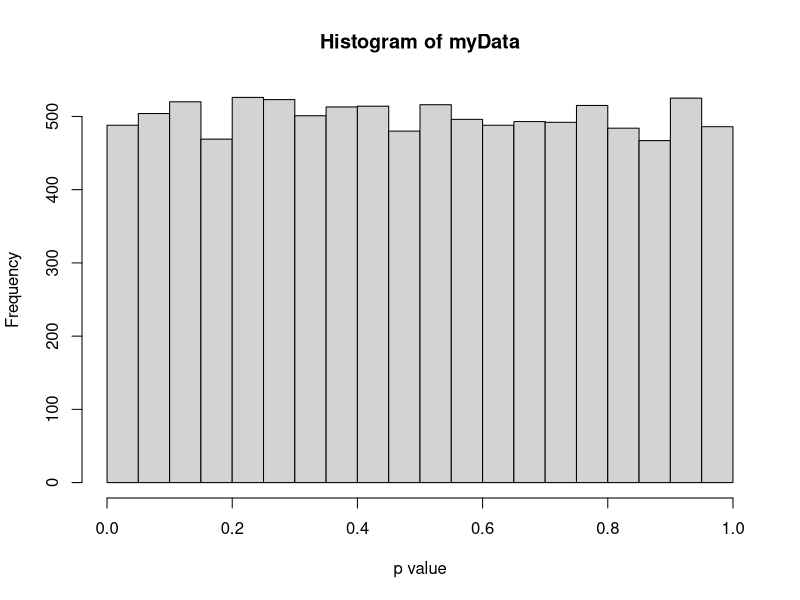
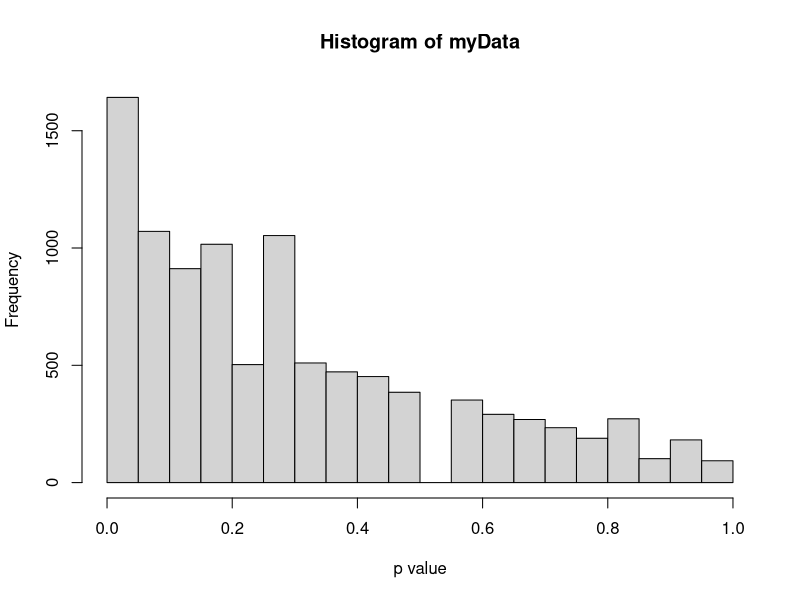
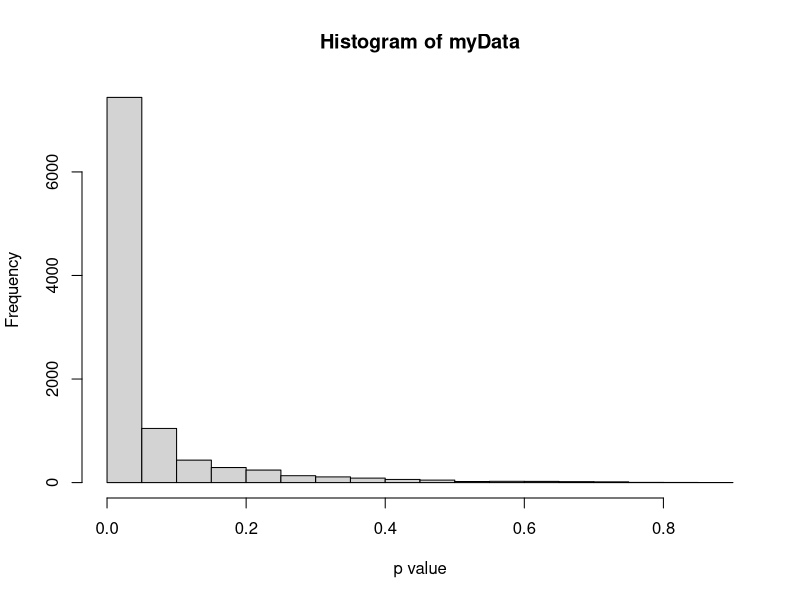
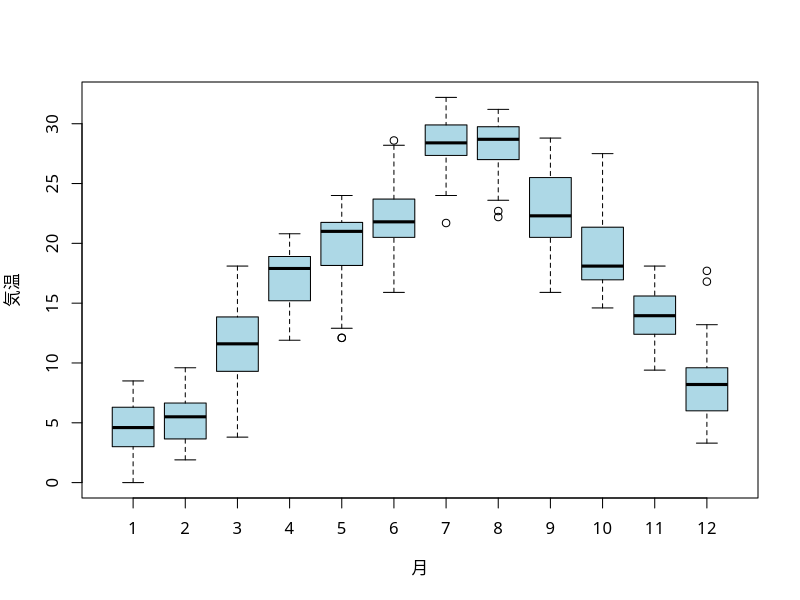
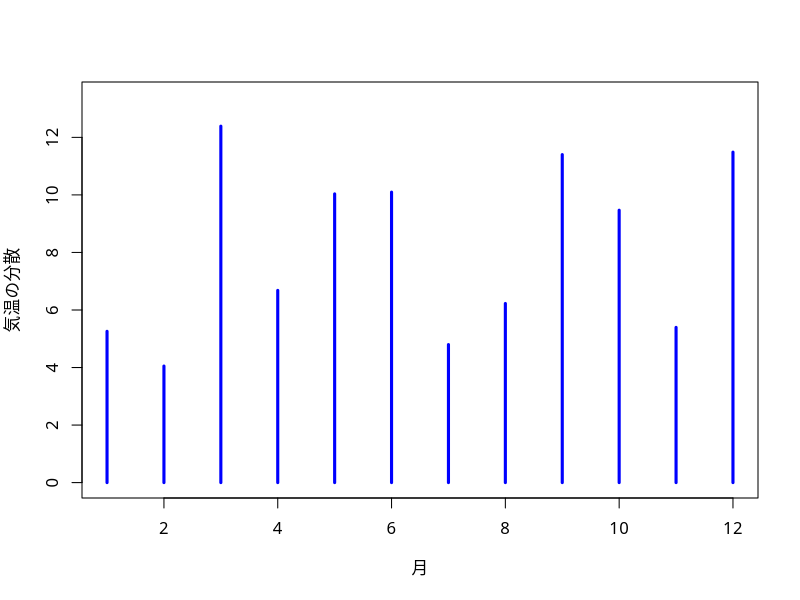
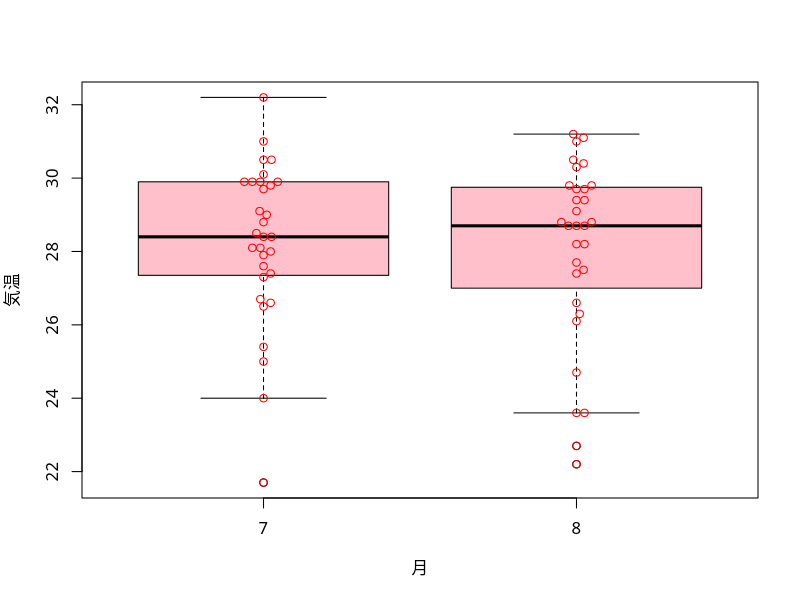
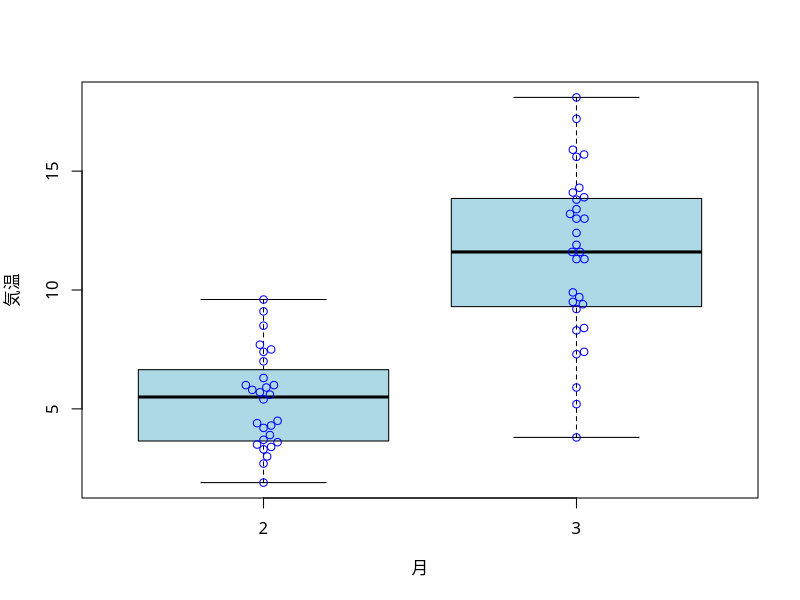
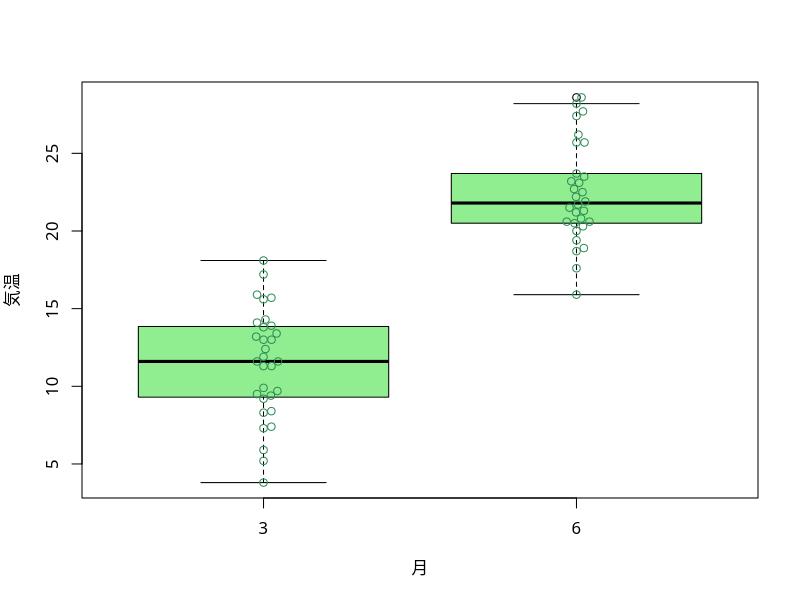

The R script that drew these images, in order:
### 第10回 演習問題解答例

### 練習1.1
### t検定のMonte-Carlo実験
n <- 10
mu0 <- 5
sd0 <- 3
mc <- 10000
alpha <- 0.05
myTrial <- function(n){ 
    result <- t.test(rnorm(n,mean=mu0,sd=sd0),mu=mu0)
    return(result$p.value)}
myData <- replicate(mc, myTrial(n))
hist(myData,xlab="p value") # p.valueの分布を見る
table(myData<alpha)/mc # alpha以下の結果の数を調べる=サイズ

### 練習1.2
### 視聴率の検定
### X は正規分布ではないが，nが十分大きい場合には
### 区間推定と同様に正規分布(自由度の大きなt分布)で近似される
n <- 600
mu0 <- 0.1 # 越えたい視聴率
mu1 <- 0.11 # 真の視聴率(11%)
x <- sample(0:1,n,replace=TRUE,prob=c(1-mu1,mu1))
table(x)
t.test(x,mu=mu0,alternative="greater")
## この設定でMonte-Carlo実験を行う
mc <- 10000
alpha <- 0.03 # 
myTrial <- function(n){ 
    x <- sample(0:1,n,replace=TRUE,prob=c(1-mu1,mu1))
    result <- t.test(x,mu=mu0,alternative="greater")
    return(result$p.value)}
myData <- replicate(mc, myTrial(n))
hist(myData,xlab="p value") # p.valueの分布を見る
table(myData<alpha)/mc # alpha以下のデータの数を調べる=検出力
## n を変えて実験してみる
n <- 5000
myData <- replicate(mc, myTrial(n))
hist(myData,xlab="p value") # p.valueの分布を見る
table(myData<alpha)/mc # alpha以下のデータの数を調べる=検出力

### 練習2.1
### 6月の気温の分散の検定
myData <- read.csv("data/tokyo_weather.csv",
                   fileEncoding="utf8")
par(family="HiraginoSans-W4") 
boxplot(気温~月,data=myData, col="lightblue")
mySummary <- aggregate(気温~月,data=myData,FUN=var)
plot(mySummary,type="h",col="blue",lwd=3,
     ylim=c(0,max(mySummary$気温)+1),ylab="気温の分散")
v0 <- mean(mySummary$気温) # sigma0^2
x <- subset(myData, subset=月==6, select=気温, drop=TRUE)
(n <- length(x)) # データ数
(chi2 <- (n-1)*var(x)/v0) # 検定統計量
(p <- 1-pchisq(chi2, df=n-1))
## 分散が最も大きな3月を検定してみる
x <- subset(myData, subset=月==3, select=気温, drop=TRUE)
(n <- length(x)) # データ数
(chi2 <- (n-1)*var(x)/v0) # 検定統計量
(p <- 1-pchisq(chi2, df=n-1))

### 練習3.1
### 7月と8月の気温の平均の差の検定
## install.packages("beeswarm") # consoleからinstallする場合
library(beeswarm) # boxplot上に散布図を表示するため
myData <- read.csv("data/tokyo_weather.csv",
                   fileEncoding="utf8")
boxplot(気温~月, col="pink",
        data=myData, subset=月%in%7:8) # 月を限定
beeswarm(気温~月, add=TRUE, col="red",
         data=myData, subset=月%in%7:8) # 同じ書き方で良い
x <- subset(myData,subset=月==7,select=気温,drop=TRUE) 
y <- subset(myData,subset=月==8,select=気温,drop=TRUE)
t.test(x,y)
## 2月と3月でも試してみる
boxplot(気温~月, col="lightblue",
        data=myData, subset=月%in%2:3) # 月を限定
beeswarm(気温~月, add=TRUE, col="blue",
         data=myData, subset=月%in%2:3) # 同じ書き方で良い
x <- subset(myData,subset=月==2,select=気温,drop=TRUE) 
y <- subset(myData,subset=月==3,select=気温,drop=TRUE)
t.test(x,y)

### 練習3.2
### 3月と6月の気温の分散の比の検定
boxplot(気温~月, col="lightgreen",
        data=myData, subset=月%in%c(3,6)) # 月を限定
beeswarm(気温~月, add=TRUE, col="seagreen",
         data=myData, subset=月%in%c(3,6)) # 同じ書き方で良い
x <- subset(myData,subset=月==3,select=気温,drop=TRUE) 
y <- subset(myData,subset=月==6,select=気温,drop=TRUE)
var.test(x,y)
## 2月と6月でも試してみる
boxplot(気温~月, col="lightgreen",
        data=myData, subset=月%in%c(2,6)) # 月を限定
beeswarm(気温~月, add=TRUE, col="seagreen",
         data=myData, subset=月%in%c(2,6)) # 同じ書き方で良い
x <- subset(myData,subset=月==2,select=気温,drop=TRUE) 
var.test(x,y)
